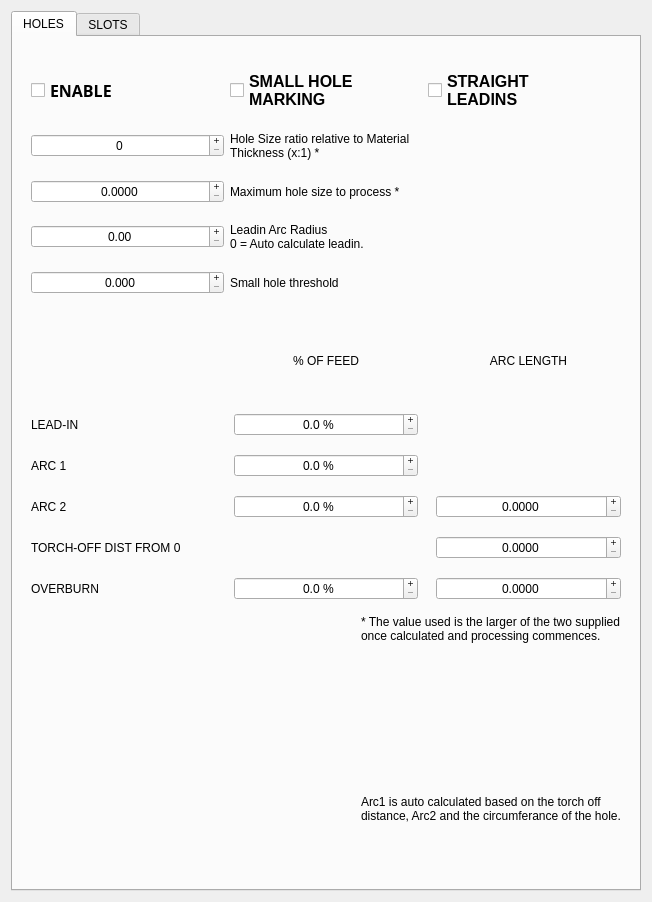
             <widget class="QWidget" name="widget_18" native="true">
              <property name="sizePolicy">
               <sizepolicy hsizetype="Preferred" vsizetype="Preferred">
                <horstretch>1</horstretch>
                <verstretch>0</verstretch>
               </sizepolicy>
              </property>
              <layout class="QVBoxLayout" name="verticalLayout_10">
               <item>
                <widget class="MkTabWidget" name="tab_holes_and_slots">
                 <property name="focusPolicy">
                  <enum>Qt::NoFocus</enum>
                 </property>
                 <property name="currentIndex">
                  <number>0</number>
                 </property>
                 <widget class="QWidget" name="tab_14">
                  <property name="sizePolicy">
                   <sizepolicy hsizetype="Preferred" vsizetype="MinimumExpanding">
                    <horstretch>0</horstretch>
                    <verstretch>0</verstretch>
                   </sizepolicy>
                  </property>
                  <property name="minimumSize">
                   <size>
                    <width>0</width>
                    <height>850</height>
                   </size>
                  </property>
                  <attribute name="title">
                   <string>HOLES</string>
                  </attribute>
                  <layout class="QVBoxLayout" name="verticalLayout_19">
                   <item>
                    <widget class="QWidget" name="widget_22" native="true">
                     <layout class="QGridLayout" name="gridLayout_28">
                      <item row="3" column="1">
                       <widget class="QLabel" name="label_79">
                        <property name="text">
                         <string>Leadin Arc Radius
0 = Auto calculate leadin.</string>
                        </property>
                        <property name="wordWrap">
                         <bool>true</bool>
                        </property>
                       </widget>
                      </item>
                      <item row="2" column="0">
                       <widget class="PlasmaHalDoubleSpinBox" name="spn_max_hole_size">
                        <property name="alignment">
                         <set>Qt::AlignCenter</set>
                        </property>
                        <property name="buttonSymbols">
                         <enum>QAbstractSpinBox::PlusMinus</enum>
                        </property>
                        <property name="decimals">
                         <number>4</number>
                        </property>
                        <property name="maximum">
                         <double>200.000000000000000</double>
                        </property>
                        <property name="pinBaseName" stdset="0">
                         <string>plasma-max-hole-size</string>
                        </property>
                        <property name="settingName" stdset="0">
                         <string>plasma_max_hole_size</string>
                        </property>
                       </widget>
                      </item>
                      <item row="1" column="0">
                       <widget class="PlasmaHalSpinBox" name="spn_hole_thickness_ratio">
                        <property name="alignment">
                         <set>Qt::AlignCenter</set>
                        </property>
                        <property name="buttonSymbols">
                         <enum>QAbstractSpinBox::PlusMinus</enum>
                        </property>
                        <property name="pinBaseName" stdset="0">
                         <string>plasma-hole-thickness-ratio</string>
                        </property>
                        <property name="settingName" stdset="0">
                         <string>plasma_hole_thickness_ratio</string>
                        </property>
                       </widget>
                      </item>
                      <item row="0" column="0">
                       <widget class="PlasmaHalCheckBox" name="chkb_hole_detect_enable">
                        <property name="minimumSize">
                         <size>
                          <width>0</width>
                          <height>42</height>
                         </size>
                        </property>
                        <property name="maximumSize">
                         <size>
                          <width>16777215</width>
                          <height>42</height>
                         </size>
                        </property>
                        <property name="font">
                         <font>
                          <family>Sans</family>
                          <pointsize>12</pointsize>
                          <weight>75</weight>
                          <italic>false</italic>
                          <bold>true</bold>
                         </font>
                        </property>
                        <property name="styleSheet">
                         <string notr="true">font: bold 12pt;</string>
                        </property>
                        <property name="text">
                         <string>ENABLE</string>
                        </property>
                        <property name="pinBaseName" stdset="0">
                         <string>plasma-hole-detect-enable</string>
                        </property>
                        <property name="settingName" stdset="0">
                         <string>plasma_hole_detect_enable</string>
                        </property>
                       </widget>
                      </item>
                      <item row="3" column="0">
                       <widget class="PlasmaHalDoubleSpinBox" name="spn_leadin_radius">
                        <property name="alignment">
                         <set>Qt::AlignCenter</set>
                        </property>
                        <property name="buttonSymbols">
                         <enum>QAbstractSpinBox::PlusMinus</enum>
                        </property>
                        <property name="pinBaseName" stdset="0">
                         <string>plasma-leadin-radius</string>
                        </property>
                        <property name="settingName" stdset="0">
                         <string>plasma_leadin_radius</string>
                        </property>
                       </widget>
                      </item>
                      <item row="0" column="1">
                       <widget class="PlasmaHalCheckBox" name="chkb_small_hole_detect">
                        <property name="styleSheet">
                         <string notr="true">font: bold 12pt;</string>
                        </property>
                        <property name="text">
                         <string>SMALL HOLE
MARKING</string>
                        </property>
                        <property name="pinBaseName" stdset="0">
                         <string>plasma-small-hole-detect</string>
                        </property>
                        <property name="settingName" stdset="0">
                         <string>plasma_small_hole_detect</string>
                        </property>
                       </widget>
                      </item>
                      <item row="4" column="0">
                       <widget class="PlasmaHalDoubleSpinBox" name="spn_small_hole_threshold">
                        <property name="alignment">
                         <set>Qt::AlignCenter</set>
                        </property>
                        <property name="buttonSymbols">
                         <enum>QAbstractSpinBox::PlusMinus</enum>
                        </property>
                        <property name="decimals">
                         <number>3</number>
                        </property>
                        <property name="pinBaseName" stdset="0">
                         <string>plasma-small-hole-threshold</string>
                        </property>
                        <property name="settingName" stdset="0">
                         <string>plasma_small_hole_threshold</string>
                        </property>
                       </widget>
                      </item>
                      <item row="4" column="1">
                       <widget class="QLabel" name="label_73">
                        <property name="text">
                         <string>Small hole threshold</string>
                        </property>
                       </widget>
                      </item>
                      <item row="1" column="1">
                       <widget class="QLabel" name="label_11">
                        <property name="text">
                         <string>Hole Size ratio relative to Material Thickness (x:1) *</string>
                        </property>
                        <property name="wordWrap">
                         <bool>true</bool>
                        </property>
                       </widget>
                      </item>
                      <item row="2" column="1">
                       <widget class="QLabel" name="label_70">
                        <property name="text">
                         <string>Maximum hole size to process *</string>
                        </property>
                       </widget>
                      </item>
                      <item row="0" column="2">
                       <widget class="PlasmaHalCheckBox" name="chkb_force_straight_leadin">
                        <property name="styleSheet">
                         <string notr="true">font: bold 12pt;</string>
                        </property>
                        <property name="text">
                         <string>STRAIGHT
LEADINS</string>
                        </property>
                        <property name="pinBaseName" stdset="0">
                         <string>plasma-force-straight-leadin</string>
                        </property>
                        <property name="settingName" stdset="0">
                         <string>plasma_force_straight_leadin</string>
                        </property>
                       </widget>
                      </item>
                     </layout>
                    </widget>
                   </item>
                   <item>
                    <widget class="QWidget" name="widget_21" native="true">
                     <property name="sizePolicy">
                      <sizepolicy hsizetype="Preferred" vsizetype="Preferred">
                       <horstretch>0</horstretch>
                       <verstretch>0</verstretch>
                      </sizepolicy>
                     </property>
                     <property name="sizeIncrement">
                      <size>
                       <width>0</width>
                       <height>0</height>
                      </size>
                     </property>
                     <property name="baseSize">
                      <size>
                       <width>0</width>
                       <height>0</height>
                      </size>
                     </property>
                     <layout class="QGridLayout" name="gridLayout_29">
                      <property name="topMargin">
                       <number>0</number>
                      </property>
                      <property name="bottomMargin">
                       <number>0</number>
                      </property>
                      <property name="spacing">
                       <number>18</number>
                      </property>
                      <item row="5" column="0">
                       <widget class="QLabel" name="label_81">
                        <property name="text">
                         <string>OVERBURN</string>
                        </property>
                       </widget>
                      </item>
                      <item row="2" column="0">
                       <widget class="QLabel" name="label_80">
                        <property name="text">
                         <string>ARC 1</string>
                        </property>
                       </widget>
                      </item>
                      <item row="1" column="1">
                       <widget class="PlasmaHalDoubleSpinBox" name="spn_leadin_percent_2">
                        <property name="alignment">
                         <set>Qt::AlignCenter</set>
                        </property>
                        <property name="buttonSymbols">
                         <enum>QAbstractSpinBox::PlusMinus</enum>
                        </property>
                        <property name="suffix">
                         <string> %</string>
                        </property>
                        <property name="decimals">
                         <number>1</number>
                        </property>
                        <property name="pinBaseName" stdset="0">
                         <string>plasma-leadin-percent</string>
                        </property>
                        <property name="settingName" stdset="0">
                         <string>plasma_leadin_percent</string>
                        </property>
                       </widget>
                      </item>
                      <item row="3" column="0">
                       <widget class="QLabel" name="label_84">
                        <property name="text">
                         <string>ARC 2</string>
                        </property>
                       </widget>
                      </item>
                      <item row="0" column="2">
                       <widget class="QLabel" name="label_85">
                        <property name="text">
                         <string>ARC LENGTH</string>
                        </property>
                        <property name="alignment">
                         <set>Qt::AlignCenter</set>
                        </property>
                       </widget>
                      </item>
                      <item row="3" column="2">
                       <widget class="PlasmaHalDoubleSpinBox" name="spn_arc2_distance_2">
                        <property name="alignment">
                         <set>Qt::AlignCenter</set>
                        </property>
                        <property name="buttonSymbols">
                         <enum>QAbstractSpinBox::PlusMinus</enum>
                        </property>
                        <property name="suffix">
                         <string/>
                        </property>
                        <property name="decimals">
                         <number>4</number>
                        </property>
                        <property name="pinBaseName" stdset="0">
                         <string>plasma-arc2-distance</string>
                        </property>
                        <property name="settingName" stdset="0">
                         <string>plasma_arc2_distance</string>
                        </property>
                       </widget>
                      </item>
                      <item row="5" column="1">
                       <widget class="PlasmaHalDoubleSpinBox" name="spn_arc3_percent_2">
                        <property name="alignment">
                         <set>Qt::AlignCenter</set>
                        </property>
                        <property name="buttonSymbols">
                         <enum>QAbstractSpinBox::PlusMinus</enum>
                        </property>
                        <property name="suffix">
                         <string> %</string>
                        </property>
                        <property name="decimals">
                         <number>1</number>
                        </property>
                        <property name="pinBaseName" stdset="0">
                         <string>plasma-arc3-percent</string>
                        </property>
                        <property name="settingName" stdset="0">
                         <string>plasma_arc3_percent</string>
                        </property>
                       </widget>
                      </item>
                      <item row="3" column="1">
                       <widget class="PlasmaHalDoubleSpinBox" name="spn_arc2_percent_2">
                        <property name="alignment">
                         <set>Qt::AlignCenter</set>
                        </property>
                        <property name="buttonSymbols">
                         <enum>QAbstractSpinBox::PlusMinus</enum>
                        </property>
                        <property name="suffix">
                         <string> %</string>
                        </property>
                        <property name="decimals">
                         <number>1</number>
                        </property>
                        <property name="pinBaseName" stdset="0">
                         <string>plasma-arc2-percent</string>
                        </property>
                        <property name="settingName" stdset="0">
                         <string>plasma_arc2_percent</string>
                        </property>
                       </widget>
                      </item>
                      <item row="1" column="0">
                       <widget class="QLabel" name="label_82">
                        <property name="text">
                         <string>LEAD-IN</string>
                        </property>
                       </widget>
                      </item>
                      <item row="5" column="2">
                       <widget class="PlasmaHalDoubleSpinBox" name="spn_arc3_distance_2">
                        <property name="alignment">
                         <set>Qt::AlignCenter</set>
                        </property>
                        <property name="buttonSymbols">
                         <enum>QAbstractSpinBox::PlusMinus</enum>
                        </property>
                        <property name="decimals">
                         <number>4</number>
                        </property>
                        <property name="pinBaseName" stdset="0">
                         <string>plasma-arc3-distance</string>
                        </property>
                        <property name="settingName" stdset="0">
                         <string>plasma_arc3_distance</string>
                        </property>
                       </widget>
                      </item>
                      <item row="2" column="1">
                       <widget class="PlasmaHalDoubleSpinBox" name="spn_arc1_percent_2">
                        <property name="alignment">
                         <set>Qt::AlignCenter</set>
                        </property>
                        <property name="buttonSymbols">
                         <enum>QAbstractSpinBox::PlusMinus</enum>
                        </property>
                        <property name="suffix">
                         <string> %</string>
                        </property>
                        <property name="decimals">
                         <number>1</number>
                        </property>
                        <property name="pinBaseName" stdset="0">
                         <string>plasma-arc1-percent</string>
                        </property>
                        <property name="settingName" stdset="0">
                         <string>plasma_arc1_percent</string>
                        </property>
                       </widget>
                      </item>
                      <item row="0" column="1">
                       <widget class="QLabel" name="label_83">
                        <property name="text">
                         <string>% OF FEED</string>
                        </property>
                        <property name="alignment">
                         <set>Qt::AlignCenter</set>
                        </property>
                       </widget>
                      </item>
                      <item row="4" column="0">
                       <widget class="QLabel" name="label_72">
                        <property name="text">
                         <string>TORCH-OFF DIST FROM 0</string>
                        </property>
                       </widget>
                      </item>
                      <item row="4" column="2">
                       <widget class="PlasmaHalDoubleSpinBox" name="spn_torch_off_distance">
                        <property name="alignment">
                         <set>Qt::AlignCenter</set>
                        </property>
                        <property name="buttonSymbols">
                         <enum>QAbstractSpinBox::PlusMinus</enum>
                        </property>
                        <property name="decimals">
                         <number>4</number>
                        </property>
                        <property name="pinBaseName" stdset="0">
                         <string>plasma-torch-off-distance</string>
                        </property>
                        <property name="settingName" stdset="0">
                         <string>plasma_torch_off_distance</string>
                        </property>
                       </widget>
                      </item>
                     </layout>
                    </widget>
                   </item>
                   <item>
                    <widget class="QWidget" name="widget_23" native="true">
                     <layout class="QHBoxLayout" name="horizontalLayout_7">
                      <property name="spacing">
                       <number>0</number>
                      </property>
                      <property name="leftMargin">
                       <number>0</number>
                      </property>
                      <property name="topMargin">
                       <number>0</number>
                      </property>
                      <property name="rightMargin">
                       <number>0</number>
                      </property>
                      <property name="bottomMargin">
                       <number>0</number>
                      </property>
                      <item>
                       <spacer name="horizontalSpacer_7">
                        <property name="orientation">
                         <enum>Qt::Horizontal</enum>
                        </property>
                        <property name="sizeHint" stdset="0">
                         <size>
                          <width>40</width>
                          <height>20</height>
                         </size>
                        </property>
                       </spacer>
                      </item>
                      <item>
                       <widget class="QLabel" name="label_76">
                        <property name="sizePolicy">
                         <sizepolicy hsizetype="Fixed" vsizetype="Fixed">
                          <horstretch>0</horstretch>
                          <verstretch>0</verstretch>
                         </sizepolicy>
                        </property>
                        <property name="minimumSize">
                         <size>
                          <width>250</width>
                          <height>250</height>
                         </size>
                        </property>
                        <property name="maximumSize">
                         <size>
                          <width>250</width>
                          <height>250</height>
                         </size>
                        </property>
                        <property name="text">
                         <string/>
                        </property>
                        <property name="pixmap">
                         <pixmap>../common/icons/holes/hole-ui-graphic.png</pixmap>
                        </property>
                        <property name="scaledContents">
                         <bool>true</bool>
                        </property>
                        <property name="alignment">
                         <set>Qt::AlignCenter</set>
                        </property>
                       </widget>
                      </item>
                      <item>
                       <spacer name="horizontalSpacer_8">
                        <property name="orientation">
                         <enum>Qt::Horizontal</enum>
                        </property>
                        <property name="sizeHint" stdset="0">
                         <size>
                          <width>40</width>
                          <height>20</height>
                         </size>
                        </property>
                       </spacer>
                      </item>
                      <item>
                       <widget class="QWidget" name="widget_24" native="true">
                        <property name="sizePolicy">
                         <sizepolicy hsizetype="Fixed" vsizetype="Preferred">
                          <horstretch>0</horstretch>
                          <verstretch>0</verstretch>
                         </sizepolicy>
                        </property>
                        <property name="minimumSize">
                         <size>
                          <width>50</width>
                          <height>0</height>
                         </size>
                        </property>
                        <layout class="QVBoxLayout" name="verticalLayout_23">
                         <item>
                          <widget class="QLabel" name="label_71">
                           <property name="text">
                            <string>* The value used is the larger of the two supplied once calculated and processing commences.</string>
                           </property>
                           <property name="alignment">
                            <set>Qt::AlignLeading|Qt::AlignLeft|Qt::AlignTop</set>
                           </property>
                           <property name="wordWrap">
                            <bool>true</bool>
                           </property>
                          </widget>
                         </item>
                         <item>
                          <widget class="QLabel" name="label_74">
                           <property name="text">
                            <string>Arc1 is auto calculated based on the torch off distance, Arc2 and the circumferance of the hole.</string>
                           </property>
                           <property name="wordWrap">
                            <bool>true</bool>
                           </property>
                          </widget>
                         </item>
                        </layout>
                       </widget>
                      </item>
                     </layout>
                    </widget>
                   </item>
                  </layout>
                 </widget>
                 <widget class="QWidget" name="tab_16">
                  <attribute name="title">
                   <string>SLOTS</string>
                  </attribute>
                  <layout class="QVBoxLayout" name="verticalLayout_22">
                   <property name="topMargin">
                    <number>20</number>
                   </property>
                   <item>
                    <widget class="MkGroupBox" name="groupbox_19">
                     <property name="title">
                      <string>SLOT DETECTION (PLACE HOLDER)</string>
                     </property>
                     <layout class="QGridLayout" name="gridLayout_27">
                      <item row="1" column="1">
                       <spacer name="verticalSpacer_7">
                        <property name="orientation">
                         <enum>Qt::Vertical</enum>
                        </property>
                        <property name="sizeHint" stdset="0">
                         <size>
                          <width>20</width>
                          <height>411</height>
                         </size>
                        </property>
                       </spacer>
                      </item>
                      <item row="0" column="0">
                       <widget class="QCheckBox" name="chkb_slot_detect_enable">
                        <property name="focusPolicy">
                         <enum>Qt::NoFocus</enum>
                        </property>
                        <property name="text">
                         <string>Enable</string>
                        </property>
                       </widget>
                      </item>
                     </layout>
                    </widget>
                   </item>
                  </layout>
                 </widget>
                </widget>
               </item>
              </layout>
             </widget>
